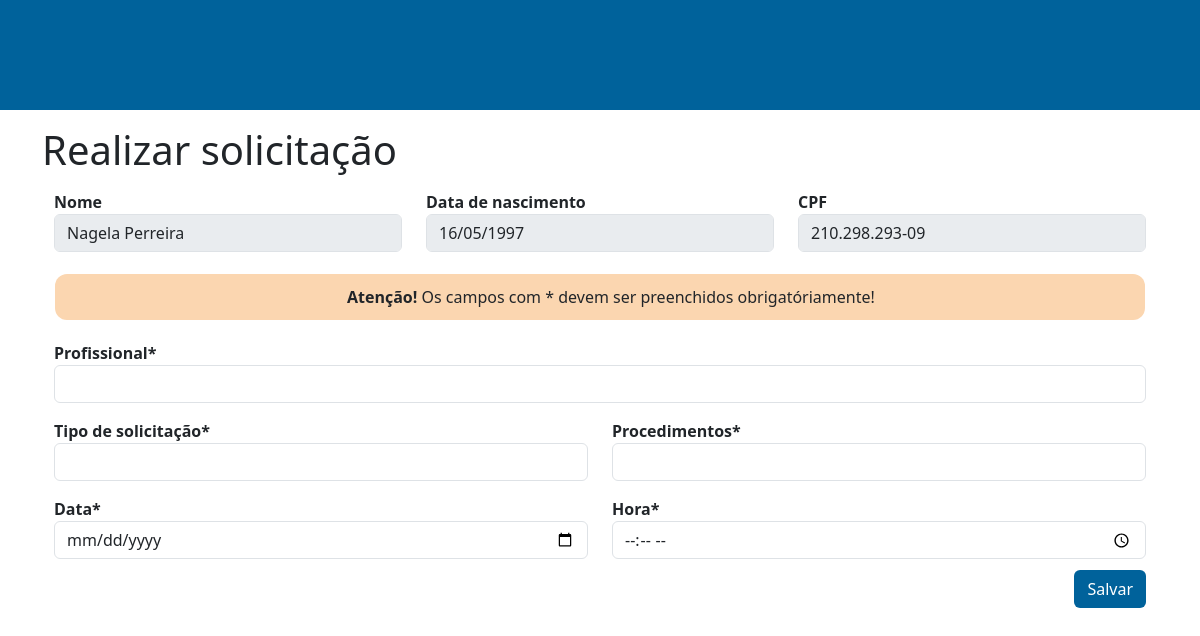
Screenshot of /solicitacoes/index.php?id=4 with the database file from the repository.
### tables this page shows
CREATE TABLE `pacientes` (
  `id` int(11) NOT NULL,
  `nome` varchar(80) NOT NULL,
  `dataNasc` date NOT NULL,
  `CPF` varchar(14) NOT NULL,
  `status` varchar(8) NOT NULL
);

### solicitacoes/index.php (the view, shortened to what this page needs)
<?php
    include '../database.php';
?>
    <!DOCTYPE html>
    <html lang="pt-br">
    <head>
        <link href="https://cdn.jsdelivr.net/npm/bootstrap@5.3.2/dist/css/bootstrap.min.css" rel="stylesheet"
>
        <link rel="stylesheet" href="../css/solicitacao.css">
    </head>
    <header>
    </header>
    <body>
        <div class="container">
            <h1 class="my-3">Realizar solicitação</h1>
            <?php
                if (isset($_GET['id']) && $_GET['id']!="") {
                    $id_paciente = $_GET['id'];
                    $result = mysqli_query($conn,"SELECT nome, dataNasc, CPF FROM `pacientes` WHERE id = '$id_paciente'");
                    $result2 = mysqli_fetch_array($result);
                    $nome_paciente = $result2['nome'];
                    $data_nasc = $result2['dataNasc'];
                    $data_nasc = date("d/m/Y", strtotime($data_nasc));
                    $cpf = $result2['CPF'];
            ?>
                    <div class="container">
                        <form action="../envio/index.php" method="post">
                            <div class="row">
                                <div class="col">
                                    <strong>Nome</strong>
                                </div>
                                <div class="col">
                                    <strong>Data de nascimento</strong>
                                </div>
                                <div class="col">
                                    <strong>CPF</strong>
                                </div>
                            </div>
                            <div class="row">
                                <div class="col">
                                    <input class="form-control" type="text" <?php echo "value='$nome_paciente'" ?> disabled>
                                </div>
                                <div class="col">
                                    <input class="form-control" type="text" <?php echo "value='$data_nasc'" ?> disabled>
                                </div>
                                <div class="col">
                                    <input class="form-control" type="text" <?php echo "value='$cpf'" ?> disabled>
                                </div>
                            </div>
                            <div class="row text-center">
                                <p><strong>Atenção! </strong>Os campos com * devem ser preenchidos obrigatóriamente!</p>
                            </div>
                            <div class="row">
                                <div class="col">
                                    <strong>Profissional*</strong>
                                </div>
                            </div>
                            <div class="row">
                                <div class="col mb-3">
                                    <select class="form-control" name="profissional" id="profissional" required>
                                        <option value=""></option>
                                        <?php
                                        $query ="SELECT id, nome FROM `profissional` WHERE status = 'ativo'";
                                        $result = $conn->query($query);
                                        if($result->num_rows> 0){
                                            while($optionData=$result->fetch_assoc()){
                                                $option =$optionData['nome'];
                                                $option2 =$optionData['id'];
                                        ?>
                                        <option value="<?php echo $option2; ?>" ><?php echo $option; ?> </option>
                                        <?php
                                            }}
                                        ?>
                                    </select>
                                </div>
                            </div>
                            <div class="row">
                                <div class="col-6">
                                    <strong>Tipo de solicitação*</strong>
                                </div>
                                <div class="col-6">
                                    <strong>Procedimentos*</strong>
                                </div>
                            </div>
                            <div class="row mb-3">
                                <div class="col-6">
                                    <select class="form-control" name="tipo-solicitacao" id="tipo-solicitacao" required>
                                        <option value=""></option>
                                        <?php
                                        $query ="SELECT id, descricao FROM `tiposolicitacao` WHERE status = 'ativo'";
                                        $result = $conn->query($query);
                                        if($result->num_rows> 0){
                                            while($optionData=$result->fetch_assoc()){
                                                $option =$optionData['descricao'];
                                                $option2 =$optionData['id'];
                                        ?>
                                        <option value="<?php echo $option2; ?>" ><?php echo $option; ?> </option>
                                        <?php
                                            }}
                                        ?>
                                    </select>
                                </div>
                                <div class="col-6" id="div-procedimento">
                                    <select class="form-control" name="procedimento[]" id="procedimento" required>
                                        <option value=""></option>
                                        <?php
                                        $query ="SELECT id, descricao FROM `procedimentos` WHERE status = 'ativo'";
                                        $result = $conn->query($query);
                                        if($result->num_rows> 0){
                                            while($optionData=$result->fetch_assoc()){
                                                $option =$optionData['descricao'];
                                                $option2 =$optionData['id'];
                                        ?>
                                        <option value="<?php echo $option2; ?>" ><?php echo $option; ?> </option>
                                        <?php
                                            }}
                                        ?>
                                    </select>
                                </div>
                            </div>
                            <div class="row">
                                <div class="col">
                                    <strong>Data*</strong>
                                </div>
                                <div class="col">
                                    <strong>Hora*</strong>
                                </div>
                            </div>
                            <div class="row">
                                <div class="col">
                                    <input class="form-control" name="data" type="date" id="data" required>
                                </div>
                                <div class="col">
                                    <input class="form-control" name="hora" type="time" id="hora" required>
                                </div>
                            </div>
                            <div class="d-flex justify-content-end">
                                <button id="enviar" type="submit" class="btn">Salvar</button>
                            </div>
                        </form>
                    </div>
            <?php
                } else {
                }
            ?>
        </div>
    </body>
    </html>

### css/solicitacao.css (style rules this page uses)
header { background-color: #00629B; width: 100%; height: 110px; }
div.row.text-center { background-color: rgb(251,214,176); border-radius: 12px; margin-top: 2%; margin-left: 0.05%; margin-right: 0.05%; margin-bottom: 2%; }
div.row.text-center>p { margin: 1%; }
div.d-flex.justify-content-end>button#enviar.btn { margin-top: 1%; background-color: #00629B; color: #FFFFFF; transition: background-color 1s; }

### rows the page displays
pacientes: nome "Nagela Perreira", dataNasc "16/05/1997", CPF "210.298.293-09"
